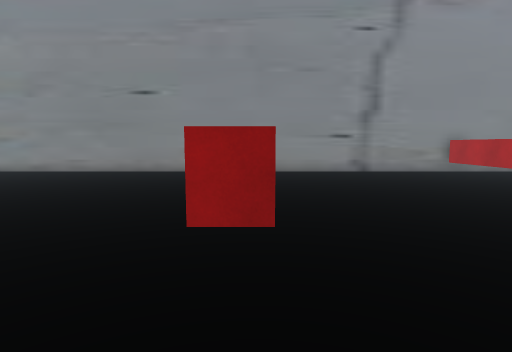
view 1 (above)

20 first-person views from a walk through a Unity game level. The camera is 1.5 m above the floor, tilts 6° down and sees 80° across. Doors are open. The floor is counted in squares, 1 m on a side. Each view is taken from the middle of a square. On the plan, view 1 faces up. The plan holds only what a view shows up to about 15 squares ahead; the rest is blank. The place goes on beyond the plan. The player character is not drawn.

view 2
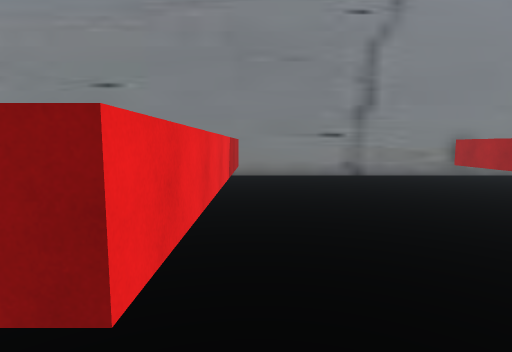

view 3
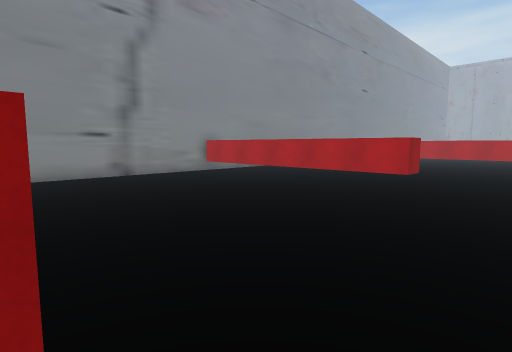

view 4
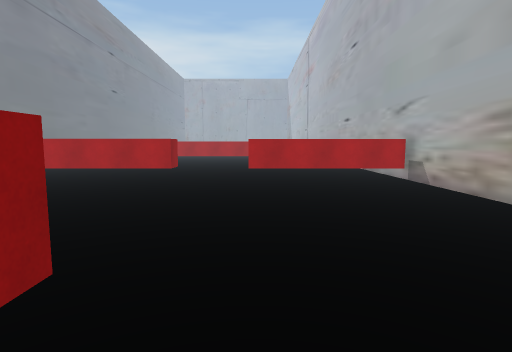

view 5
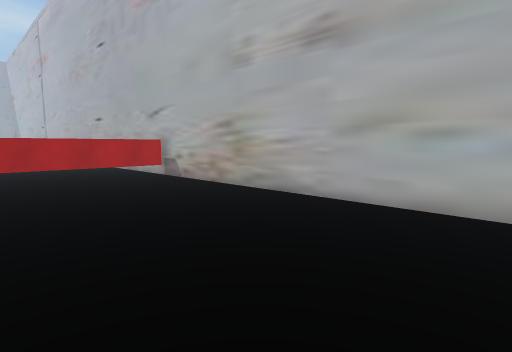

view 6
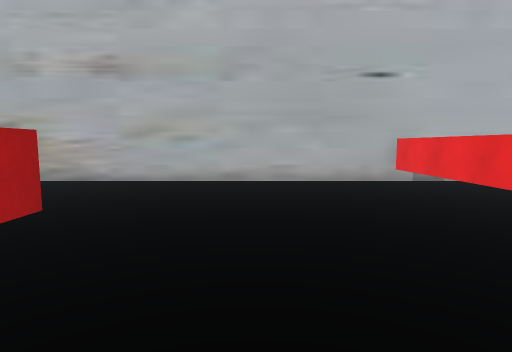

view 7
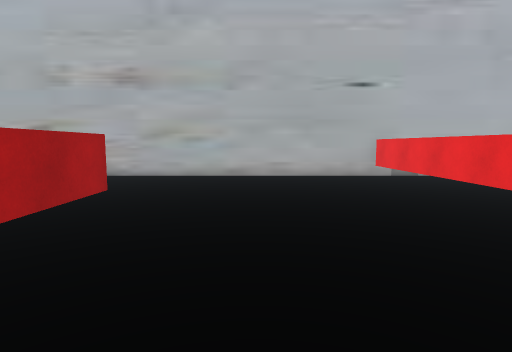

view 8
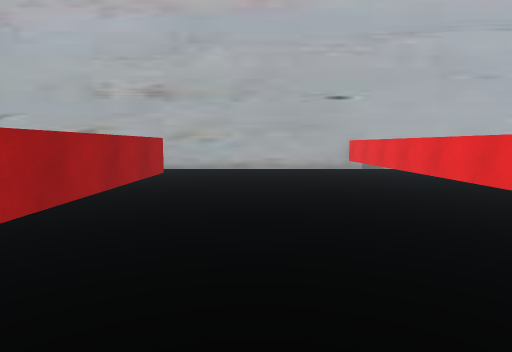

view 9
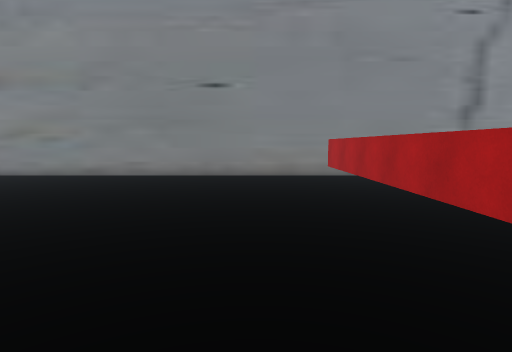

view 10
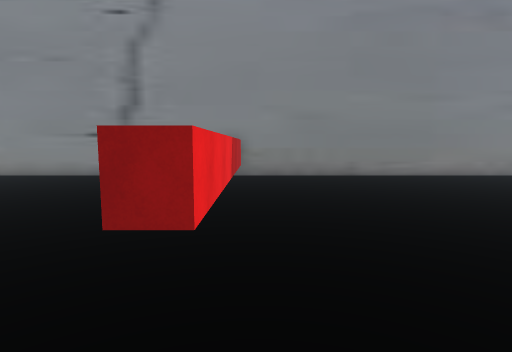

view 11
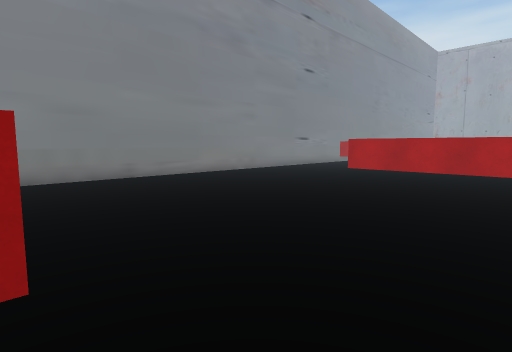

view 12
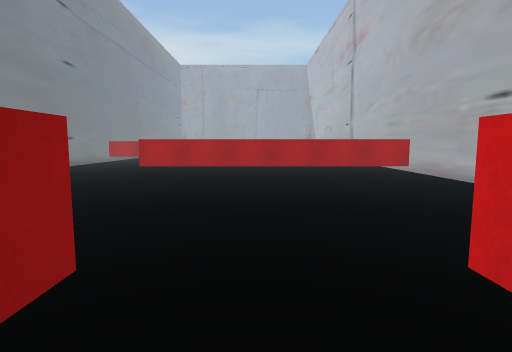

view 13
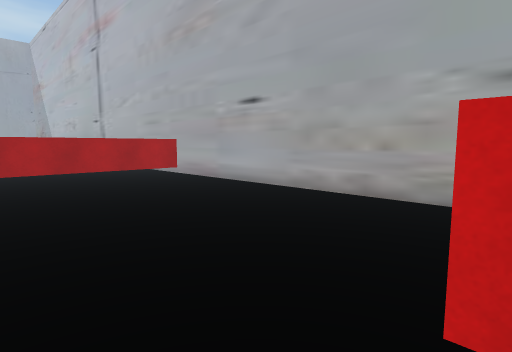

view 14
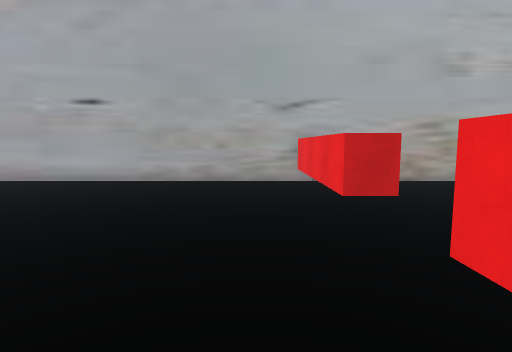

view 15
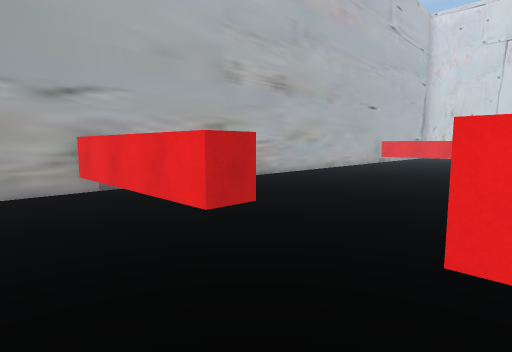

view 16
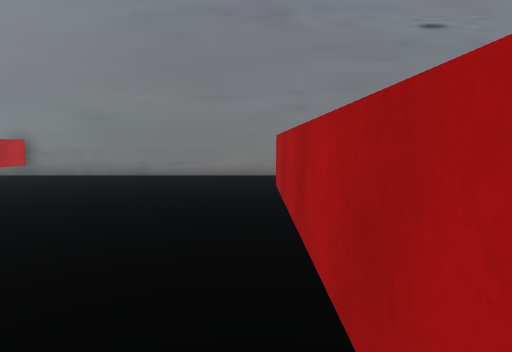

view 17
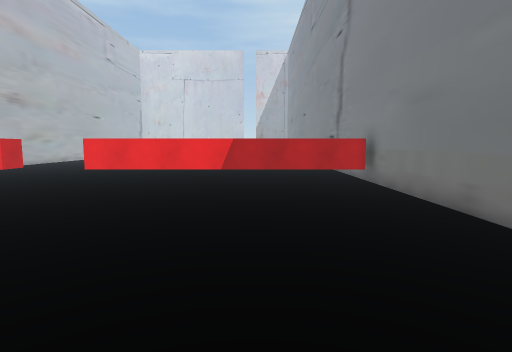

view 18
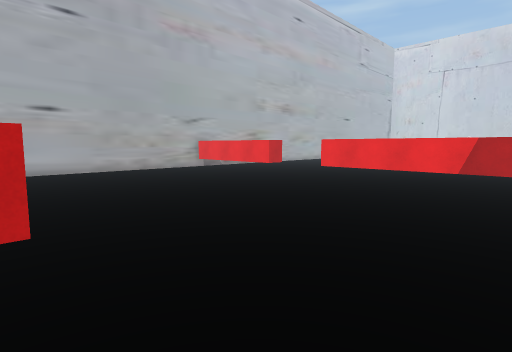

view 19
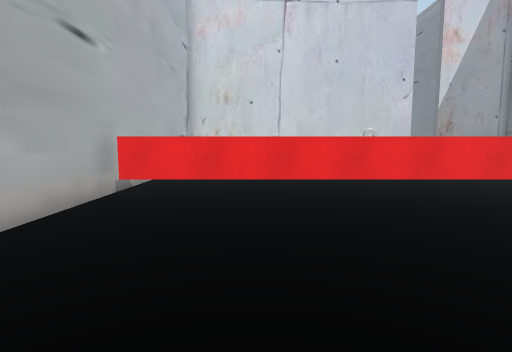

view 20
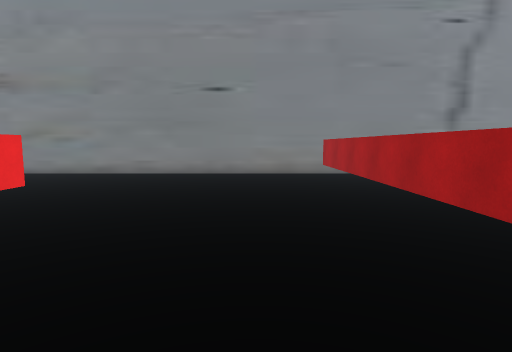

### Floor plan
Key: @ floor where view 1 was taken; # wall or solid block; x gap in a wall; . floor; ^ raised ledge; T thing the floor can be seen under or through.
Columns run from 12 left of view 1 to 23 right of it. Each row starts with its distance up from view 1.
 17 ####################################
 16 ......................##............
 15 ...........##.........##............
 14 ...........##.........##............
 13 ...........##.........TT............
 12 ...........##.........TT............
 11 ...........#T.........TT............
 10 ...........TT.........TT............
  9 ...........TT.........TT...........^
  8 ..T........TT.........TT...........^
  7 ..T........TT.........TT...........^
  6 ..T........TT.........TT...........^
  5 ..T........TT......................^
  4 ..T........TT......................^
  3 ..T................................^
  2 ..T....................T...........^
  1 ..T....................T...........^
  0 ..T.........@..........T...........^
 -1 ..T....................T...........^
 -2 ..T....................T...........^
 -3 ..T....................T...........^
 -4 ..x....................#............
 -5  ###################################

Positions as (right, up) in squares from view 1, and headings:
1: (0, 0), facing up
2: (1, 2), facing up
3: (0, 2), facing up-right
4: (-2, 2), facing right
5: (-3, 3), facing down-right
6: (-4, 8), facing down
7: (-4, 10), facing down
8: (-4, 14), facing down
9: (-4, 2), facing up
10: (12, 2), facing up
11: (11, 3), facing up-right
12: (9, 4), facing right
13: (11, 4), facing down-right
14: (13, 8), facing down
15: (14, 6), facing down-left
16: (22, 2), facing up
17: (23, 12), facing left
18: (23, 13), facing down-left
19: (-1, 0), facing left
20: (-4, 1), facing up
